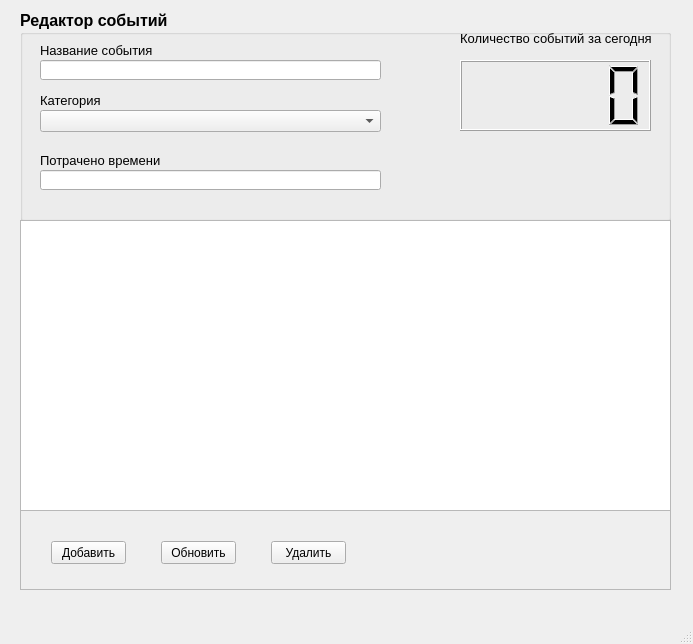
<?xml version="1.0" encoding="UTF-8"?>
<ui version="4.0">
 <class>MainWindow</class>
 <widget class="QMainWindow" name="MainWindow">
  <property name="geometry">
   <rect>
    <x>0</x>
    <y>0</y>
    <width>693</width>
    <height>644</height>
   </rect>
  </property>
  <property name="windowTitle">
   <string>MainWindow</string>
  </property>
  <widget class="QWidget" name="centralwidget">
   <widget class="QGroupBox" name="groupBox">
    <property name="geometry">
     <rect>
      <x>20</x>
      <y>10</y>
      <width>651</width>
      <height>211</height>
     </rect>
    </property>
    <property name="font">
     <font>
      <pointsize>12</pointsize>
      <weight>75</weight>
      <bold>true</bold>
     </font>
    </property>
    <property name="title">
     <string>Редактор событий</string>
    </property>
    <widget class="QLabel" name="label">
     <property name="geometry">
      <rect>
       <x>20</x>
       <y>30</y>
       <width>141</width>
       <height>20</height>
      </rect>
     </property>
     <property name="font">
      <font>
       <pointsize>10</pointsize>
       <weight>50</weight>
       <bold>false</bold>
      </font>
     </property>
     <property name="text">
      <string>Название события</string>
     </property>
    </widget>
    <widget class="QLineEdit" name="lineEdit_action_name">
     <property name="geometry">
      <rect>
       <x>20</x>
       <y>50</y>
       <width>341</width>
       <height>20</height>
      </rect>
     </property>
     <property name="font">
      <font>
       <pointsize>10</pointsize>
       <weight>50</weight>
       <bold>false</bold>
      </font>
     </property>
    </widget>
    <widget class="QLabel" name="label_2">
     <property name="geometry">
      <rect>
       <x>20</x>
       <y>80</y>
       <width>141</width>
       <height>20</height>
      </rect>
     </property>
     <property name="font">
      <font>
       <pointsize>10</pointsize>
       <weight>50</weight>
       <bold>false</bold>
      </font>
     </property>
     <property name="text">
      <string>Категория</string>
     </property>
    </widget>
    <widget class="QComboBox" name="comboBox">
     <property name="geometry">
      <rect>
       <x>20</x>
       <y>100</y>
       <width>341</width>
       <height>22</height>
      </rect>
     </property>
    </widget>
    <widget class="QLineEdit" name="lineEdit_spend_time">
     <property name="geometry">
      <rect>
       <x>20</x>
       <y>160</y>
       <width>341</width>
       <height>20</height>
      </rect>
     </property>
     <property name="font">
      <font>
       <pointsize>10</pointsize>
       <weight>50</weight>
       <bold>false</bold>
      </font>
     </property>
    </widget>
    <widget class="QLabel" name="label_3">
     <property name="geometry">
      <rect>
       <x>20</x>
       <y>140</y>
       <width>141</width>
       <height>20</height>
      </rect>
     </property>
     <property name="font">
      <font>
       <pointsize>10</pointsize>
       <weight>50</weight>
       <bold>false</bold>
      </font>
     </property>
     <property name="text">
      <string>Потрачено времени</string>
     </property>
    </widget>
    <widget class="QLabel" name="label_4">
     <property name="geometry">
      <rect>
       <x>440</x>
       <y>20</y>
       <width>191</width>
       <height>16</height>
      </rect>
     </property>
     <property name="font">
      <font>
       <pointsize>10</pointsize>
       <weight>50</weight>
       <bold>false</bold>
      </font>
     </property>
     <property name="text">
      <string>Количество событий за сегодня</string>
     </property>
    </widget>
    <widget class="QLCDNumber" name="lcdNumber">
     <property name="geometry">
      <rect>
       <x>440</x>
       <y>50</y>
       <width>191</width>
       <height>71</height>
      </rect>
     </property>
    </widget>
   </widget>
   <widget class="QScrollArea" name="scrollArea">
    <property name="geometry">
     <rect>
      <x>20</x>
      <y>510</y>
      <width>651</width>
      <height>80</height>
     </rect>
    </property>
    <property name="widgetResizable">
     <bool>true</bool>
    </property>
    <widget class="QWidget" name="scrollAreaWidgetContents">
     <property name="geometry">
      <rect>
       <x>0</x>
       <y>0</y>
       <width>649</width>
       <height>78</height>
      </rect>
     </property>
     <widget class="QPushButton" name="button_add">
      <property name="geometry">
       <rect>
        <x>30</x>
        <y>30</y>
        <width>75</width>
        <height>23</height>
       </rect>
      </property>
      <property name="text">
       <string>Добавить</string>
      </property>
     </widget>
     <widget class="QPushButton" name="button_refresh">
      <property name="geometry">
       <rect>
        <x>140</x>
        <y>30</y>
        <width>75</width>
        <height>23</height>
       </rect>
      </property>
      <property name="text">
       <string>Обновить</string>
      </property>
     </widget>
     <widget class="QPushButton" name="button_delete">
      <property name="geometry">
       <rect>
        <x>250</x>
        <y>30</y>
        <width>75</width>
        <height>23</height>
       </rect>
      </property>
      <property name="text">
       <string>Удалить</string>
      </property>
     </widget>
    </widget>
   </widget>
   <widget class="QTableView" name="tableView">
    <property name="geometry">
     <rect>
      <x>20</x>
      <y>220</y>
      <width>651</width>
      <height>291</height>
     </rect>
    </property>
   </widget>
  </widget>
  <widget class="QMenuBar" name="menubar">
   <property name="geometry">
    <rect>
     <x>0</x>
     <y>0</y>
     <width>693</width>
     <height>21</height>
    </rect>
   </property>
  </widget>
  <widget class="QStatusBar" name="statusbar"/>
 </widget>
 <resources/>
 <connections/>
</ui>
